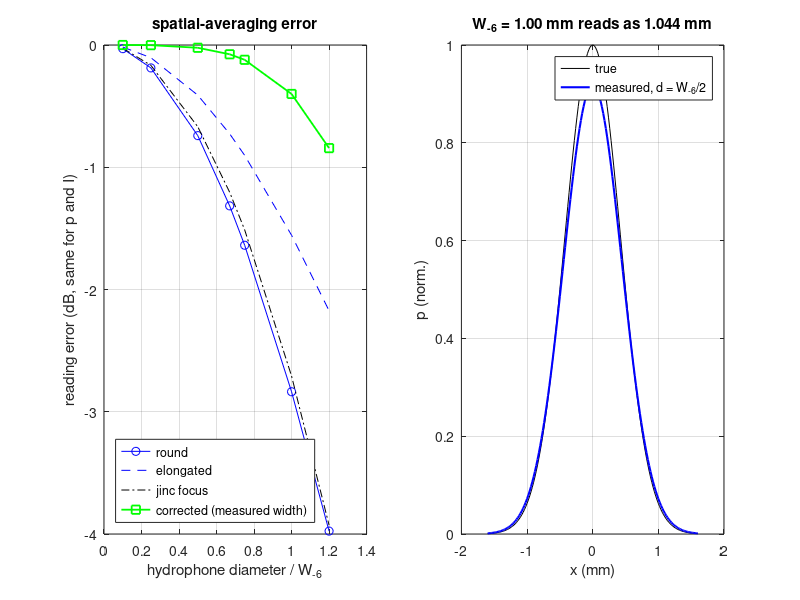

MATLAB code to generate this figure:
%% m22_hydrophone_spatial_averaging.m  -  How a finite hydrophone under-reads a focus, and a correction
% Purpose : average a focal pressure field over a disc of diameter d (the hydrophone face) and
%           report the pressure (MI) and intensity (I_SPTA, I_SPPA) errors versus d/W6, where W6 is
%           the -6 dB beam width; compare with the closed form for a round Gaussian focus; apply
%           the Gaussian-kernel correction that uses only the measured width (W6 measured from the
%           disc-averaged lateral profile, then w^2 = w_meas^2 - b^2/2 inverted); repeat for a jinc
%           (uniform circular aperture) focus with the same W6.
% Change  : W6 (mm), aspect (elevation/azimuth width), the list of d/W6 ratios.
% Expect  : round Gaussian, d = W6/4: -0.19 dB in p and in I (I 4.2 % low; dB loss is the same,
%           only the percentage doubles); d = W6/2: -0.74 dB (I 15.7 % low); corrected from the
%           measured width: -0.02 dB at d = W6/2, -0.12 dB at 0.75 W6, -0.40 dB at d = W6.
rng(1);
W6 = 1.0;                          % mm, azimuth -6 dB width (pressure or intensity: same point)
aspect = 3;                        % elevation width / azimuth width
w = W6/1.6651;                     % mm, 1/e amplitude half-width: p = exp(-r^2/w^2)
ratios = [0.1 0.25 0.5 0.67 0.75 1.0 1.2];
nr = 40; nt = 64;                  % polar quadrature over the disc
discavg = @(fun, b) sum(sum(fun(((1:nr)'-0.5)/nr*b*cos(2*pi*(0:nt-1)/nt), ((1:nr)'-0.5)/nr*b*sin(2*pi*(0:nt-1)/nt)) .* repmat(((1:nr)'-0.5), 1, nt))) / (nt*sum((1:nr)-0.5));
g_round = @(x, y) exp(-(x.^2 + y.^2)/w^2);
g_elong = @(x, y) exp(-x.^2/w^2 - y.^2/(aspect*w)^2);
% jinc focus with the same -6 dB width: p = 2 J1(u)/u, u = k r; -6 dB at u = 2.2151
u6 = fzero(@(u) 2*besselj(1,u)/u - 0.5, 2.2);
kj = u6/(W6/2);
jincf = @(x, y) 2*besselj(1, kj*sqrt(x.^2 + y.^2 + 1e-12))./(kj*sqrt(x.^2 + y.^2 + 1e-12));
fprintf('-6 dB point of 2J1(u)/u at u = %.4f\n', u6);
fprintf(' d/W6 | round: num  closed  (dB p) | I error %% | corrected (dB) | elongated %g:1 (dB p) | jinc (dB p)\n', aspect);
res = zeros(numel(ratios), 5);
for k = 1:numel(ratios)
  b = ratios(k)*W6/2;
  pr = discavg(g_round, b);
  pcf = (w^2/b^2)*(1 - exp(-b^2/w^2));
  % Gaussian-kernel correction: measured width^2 = w^2 + b^2/2 per axis, peak scales by w/w_meas per axis
  m0 = pr; x6 = fzero(@(xx) discavg(@(x, y) g_round(x + xx, y), b) - m0/2, [0.01 2]*W6);
  wm2 = (2*x6/1.6651)^2;                          % measured 1/e half-width squared
  cr = pr*wm2/(wm2 - b^2/2);                      % peak x w_meas/w per axis, w from the measured width
  pe = discavg(g_elong, b);
  pj = discavg(jincf, b);
  res(k,:) = [20*log10(pr), 20*log10(pcf), 20*log10(cr), 20*log10(pe), 20*log10(pj)];
  fprintf(' %4.2f |      %6.3f  %6.3f      |  %5.1f    |    %6.3f      |        %6.3f         |  %6.3f\n', ...
    ratios(k), res(k,1), res(k,2), 100*(1 - pr^2), res(k,3), res(k,4), res(k,5));
end
% Example: 0.4 mm hydrophone on a 0.6 mm focus (7.5 MHz, F/3, rule of thumb W6 ~ 1.0 lambda F#;
% a uniform aperture gives 1.2-1.4 lambda F#, i.e. 0.72-0.85 mm, and apodization widens it further)
b = 0.2; wx = 0.6/1.6651;
p1 = discavg(@(x, y) exp(-(x.^2 + y.^2)/wx^2), b);
p3 = discavg(@(x, y) exp(-x.^2/wx^2 - y.^2/(3*wx)^2), b);
fprintf('\n0.4 mm hydrophone, W6 = 0.6 mm: round %.2f dB (I %.1f %% low), 3:1 elongated %.2f dB (I %.1f %% low)\n', ...
  20*log10(p1), 100*(1-p1^2), 20*log10(p3), 100*(1-p3^2));
%% Measured lateral profile for one case (d = 0.5 W6, round)
b = 0.25*W6; xs = linspace(-1.6*W6, 1.6*W6, 161); meas = zeros(size(xs));
for i = 1:numel(xs)
  meas(i) = discavg(@(x, y) g_round(x + xs(i), y), b);
end
c6 = meas(81)/2; i6 = find(meas(81:end) < c6, 1) + 79;
W6m = 2*interp1(meas(i6:i6+1), xs(i6:i6+1), c6);
fprintf('d = W6/2: measured W6 = %.3f mm (true %.3f), predicted sqrt(W6^2 + 1.6651^2 b^2/2) = %.3f mm\n', W6m, W6, 1.6651*sqrt(w^2 + b^2/2));
%% Figure
figure('Position', [100 100 900 340]);
subplot(1,2,1);
plot(ratios, res(:,1), 'b-o', ratios, res(:,4), 'b--', ratios, res(:,5), 'k-.', ratios, res(:,3), 'g-s', 'LineWidth', 1.3);
grid on; xlabel('hydrophone diameter / W_{-6}'); ylabel('reading error (dB, same for p and I)');
legend('round', 'elongated', 'jinc focus', 'corrected (measured width)', 'Location', 'southwest');
title('spatial-averaging error');
subplot(1,2,2);
plot(xs, g_round(xs, 0), 'k', xs, meas, 'b', 'LineWidth', 1.5); grid on;
xlabel('x (mm)'); ylabel('p (norm.)'); legend('true', 'measured, d = W_{-6}/2');
title(sprintf('W_{-6} = %.2f mm reads as %.3f mm', W6, W6m));
